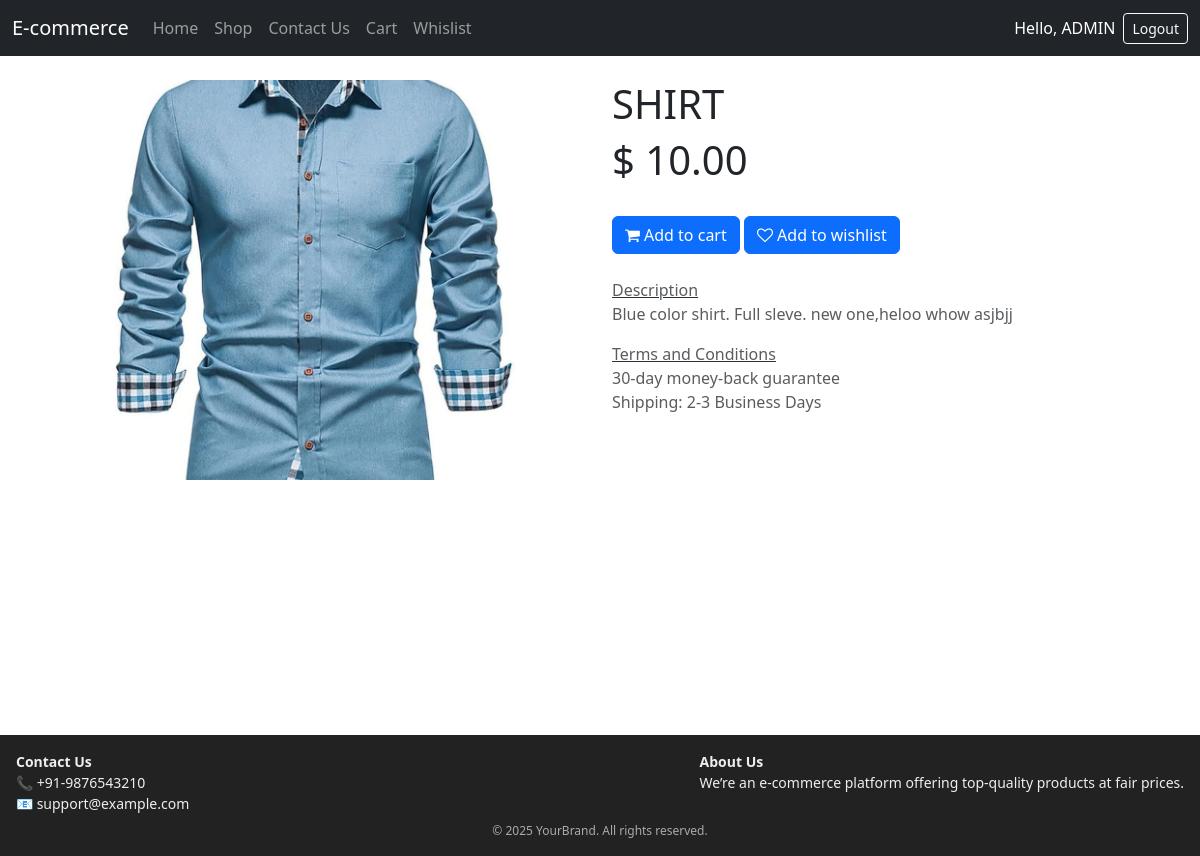
Page /shop/productDetail/1 (signed in) on the committed database.
### shop/models.py (models this page shows, shortened)
class Users(AbstractUser):
    email = models.EmailField(max_length=254, blank=False, null=False, unique=True)

class Product(models.Model):
    name = models.CharField(max_length=20, blank=False, null=False)
    price = models.DecimalField(max_digits=10, decimal_places=2, blank=False, null=False, default = 10.00)
    product_image = models.ImageField(upload_to="shop/product", blank=False, null=False)
    category_id = models.ForeignKey(Category, on_delete=models.CASCADE, blank=False, null=False)
    create_date = models.DateTimeField("Create Date",auto_now_add=True)
    published = models.BooleanField(default=False)
    internal_ref = models.CharField(max_length=20, editable=False, unique=True)
    stock = models.IntegerField(default=0)
    description = models.TextField(blank=True, null=True)
    allow_out_of_stock = models.BooleanField(default=False)
    product_type = models.CharField(max_length=20, choices=[('storable', 'Storable'), ('consumable', 'Consumable')], default='storable')

### shop/views.py (the view)
# urls.py: path('productDetail/<int:pk>', views.productDetailView.as_view(), name='productDetail'),
class productDetailView(generic.DetailView):
    model = Product
    template_name = "shop/productDetail.html"

### shop/templates/shop/productDetail.html (shortened to what this page needs)
{% extends "shop/base.html" %}
{% block body %}
<div class="container">
    <div class="row" id="product_detail_main" data-image_width="50_pc" data-image_layout="carousel">
        <div class="col-lg-6 mt-lg-4 position-relative" data-image-amount="1">
            <div id="o-carousel-product" class="carousel slide position-sticky mb-3 overflow-hidden" style="top: 62.6px;">
                <div class="o_carousel_product_outer carousel-outer position-relative d-flex align-items-center w-100 overflow-hidden">
                    <div class="carousel-inner h-100">
                        <div class="carousel-item h-100 text-center active" style="min-height: 344.8px;">
                            <div class="position-relative d-inline-flex overflow-hidden m-auto w-100">
                                <div class="d-flex align-items-start justify-content-center w-100 oe_unmovable">
                                    <img src="{{ product.product_image.url }}"
                                        class="img img-fluid oe_unmovable product_detail_img"
                                        alt="{{ product.name }}"
                                        loading="lazy"
                                        style="height: 400px; width: 400px; object-fit: cover;">
                                </div>
                            </div>
                        </div>
                    </div>
                </div>
            </div>
        </div>
        <div id="product_details" class="col-lg-6 mt-md-4">
            <h1>{{ product.name|upper }}</h1>
            <h1>$ {{ product.price }}</h1>
            <br>
            <button type="button" role="button" id="add_to_cart" class="btn btn-primary">
                <i class="fa fa-shopping-cart"></i>
                Add to cart
            </button>
            <button type="button" role="button" id="add_to_wishlist" class="btn btn-primary">
                <i class="fa fa-heart-o"></i>
                Add to wishlist
            </button>
            <br><br>
            <div id="o_product_description" class="d-flex justify-content-between flex-column flex-md-row align-items-md-end gap-3 mb-3">
                <p class="text-muted mb-0">
                <a href="#" class="text-muted"><u>Description</u></a><br>
                {{ product.description }}</p>
            </div>
            <div id="o_product_terms_and_share" class="d-flex justify-content-between flex-column flex-md-row align-items-md-end gap-3 mb-3">
                <p class="text-muted mb-0">
                <a href="#" class="text-muted"><u>Terms and Conditions</u></a><br>
                30-day money-back guarantee<br>
                Shipping: 2-3 Business Days
                </p>
            </div>
        </div>
    </div>
</div>
{% endblock %}

### shop/templates/shop/base.html (shortened to what this page needs)
<!DOCTYPE html>
<html lang="en">
<head>
</head>
<body>
    <nav class="navbar navbar-expand-lg navbar-dark bg-dark">
        <div class="container-fluid">
          <a class="navbar-brand" href="#">E-commerce</a>
          <div class="collapse navbar-collapse" id="navbarNavDropdown">
            <ul class="navbar-nav">
              <li class="nav-item">
                <a class="nav-link {% if request.path == '/shop/' %}active{% endif %}" aria-current="page" href="/shop">Home</a>
              </li>
              <li class="nav-item">
                <a class="nav-link {% if request.path == '/shop/shop/' %}active{% endif %}" href="/shop/shop">Shop</a>
              </li>
              <li class="nav-item">
                <a class="nav-link {% if request.path == '/shop/contactUs/' %}active{% endif %}" href="/shop/contactUs">Contact Us</a>
              </li>
              <li class="nav-item">
                <a class="nav-link {% if request.path == '#' %}active{% endif %}" href="#">Cart</a>
              </li>
              <li class="nav-item">
                <a class="nav-link {% if request.path == '#' %}active{% endif %}" href="#">Whislist</a>
              </li>
            </ul>
            <ul class="navbar-nav ms-auto">
              {% if request.user.is_authenticated %}
                <li class="nav-item d-flex align-items-center">
                  <span class="navbar-text text-white me-2">Hello, {{ request.user.username|upper }}</span>
                  <a class="btn btn-outline-light btn-sm" href="{% url 'shop:logout' %}">Logout</a>
                </li>
              {% else %}
                <li class="nav-item">
                  <a class="btn btn-outline-light btn-sm" href="{% url 'shop:signin' %}">Sign In</a>
                </li>
              {% endif %}
            </ul>
          </div>
        </div>
      </nav>
      <div class="wrapper">
        <div class="content">
          {% block body %}{% endblock %}
        </div>
        <footer class="footer">
          <div class="footer-content">
            <div>
              <strong>Contact Us</strong><br>
              📞 +91-9876543210<br>
              📧 support@example.com
            </div>
            <div>
              <strong>About Us</strong><br>
              We’re an e-commerce platform offering top-quality products at fair prices.
            </div>
          </div>
          <div class="footer-bottom">
            &copy; 2025 YourBrand. All rights reserved.
          </div>
        </footer>
      </div>
    <link href="https://cdn.jsdelivr.net/npm/bootstrap@5.3.3/dist/css/bootstrap.min.css" rel="stylesheet">
    <link rel="stylesheet" href="https://cdnjs.cloudflare.com/ajax/libs/font-awesome/4.7.0/css/font-awesome.min.css">
</body>
</html>

### shop/templates/shop/base.html (style rules this page uses)
html, body { height: 100%; margin: 0; }
.wrapper { display: flex; flex-direction: column; min-height: 100vh; }
.content { flex: 1; }
.footer { background: #222; color: #eee; padding: 1rem; font-size: 14px; }
.footer-content { display: flex; justify-content: space-between; flex-wrap: wrap; gap: 1rem; }
.footer-bottom { text-align: center; margin-top: 0.5rem; font-size: 12px; color: #aaa; }

### rows in the picture
Users: user.username "ADMIN"
Product: product_image (picture), name "SHIRT", price "10.00", description "Blue color shirt. Full sleve. new one,heloo whow asjbjj"
